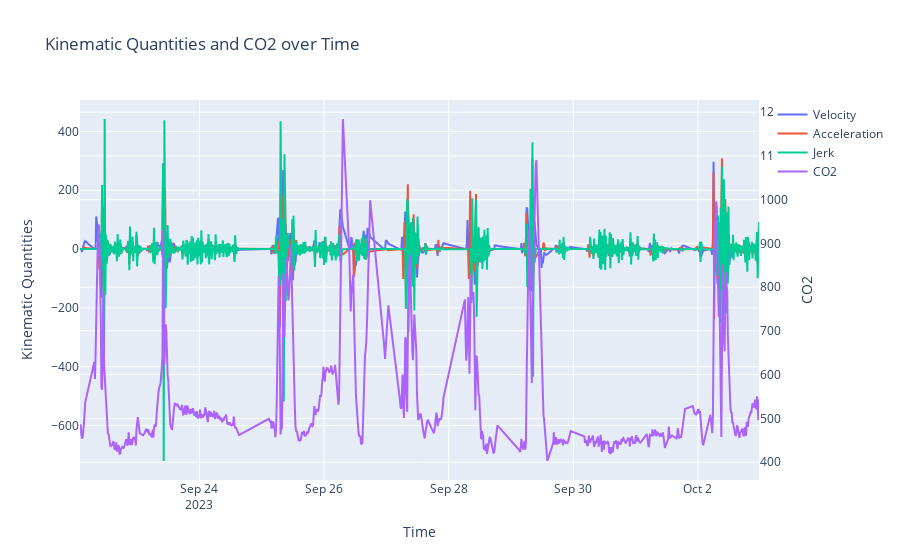

The notebook cell saved with this chart:
### Code cell
fig = go.Figure()

# Add traces for the kinematic quantities
fig.add_trace(go.Scatter(x=test['DATETIME'], y=test['rolling_velocity'], mode='lines', name='Velocity'))
fig.add_trace(go.Scatter(x=test['DATETIME'], y=test['rolling_acceleration'], mode='lines', name='Acceleration'))
fig.add_trace(go.Scatter(x=test['DATETIME'], y=test['rolling_jerk'], mode='lines', name='Jerk'))

# Add a trace for CO2 levels on a secondary y-axis
fig.add_trace(go.Scatter(x=test['DATETIME'], y=test['CO2'], mode='lines', name='CO2', yaxis='y2'))

# Update layout to support a secondary y-axis
fig.update_layout(
    title='Kinematic Quantities and CO2 over Time',
    xaxis=dict(title='Time'),
    yaxis=dict(title='Kinematic Quantities'),
    yaxis2=dict(title='CO2', overlaying='y', side='right')
)

# Show the figure
fig.show()

### Figure 1 — Plotly figure (JSON) as saved in the notebook; plotly's stock layout.template omitted (floating-point values rounded to 4 significant figures; data arrays with more than 128 entries replaced by an {"elided": "..."} marker saying what was removed)
{"data": [{"mode": "lines", "name": "Velocity", "type": "scatter", "x": {"elided": "800 str values"}, "y": {"elided": "800 float values"}}, {"mode": "lines", "name": "Acceleration", "type": "scatter", "x": {"elided": "800 str values"}, "y": {"elided": "800 float values"}}, {"mode": "lines", "name": "Jerk", "type": "scatter", "x": {"elided": "800 str values"}, "y": {"elided": "800 float values"}}, {"mode": "lines", "name": "CO2", "type": "scatter", "x": {"elided": "800 str values"}, "y": {"elided": "800 float values"}, "yaxis": "y2"}], "layout": {"title": {"text": "Kinematic Quantities and CO2 over Time"}, "xaxis": {"title": {"text": "Time"}}, "yaxis": {"title": {"text": "Kinematic Quantities"}}, "yaxis2": {"overlaying": "y", "side": "right", "title": {"text": "CO2"}}}}
